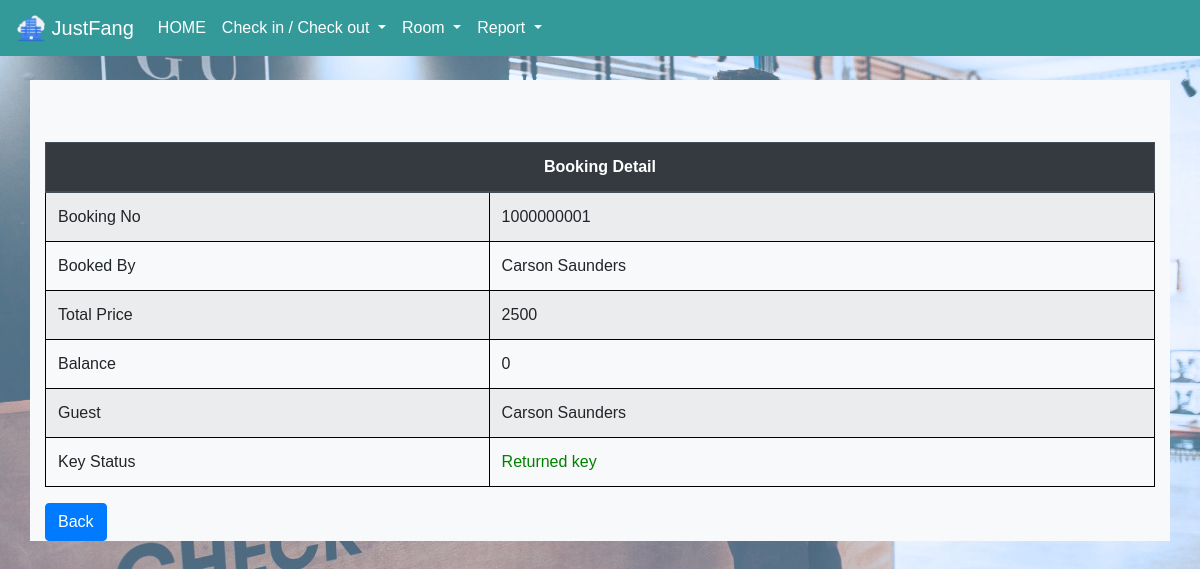
The app's page /formcheckin2.php?bookingno=1000000001 with its own data.
### tables this page shows
CREATE TABLE `memberinfo` (
  `UserID` varchar(11) NOT NULL,
  `FirstName` varchar(60) NOT NULL,
  `LastName` varchar(60) NOT NULL,
  `Username` varchar(30) NOT NULL,
  `Password` varchar(60) NOT NULL,
  `Email` varchar(90) NOT NULL,
  `PhoneNumber` varchar(15) NOT NULL,
  `SignUpDateTime` timestamp NOT NULL DEFAULT CURRENT_TIMESTAMP ON UPDATE CURRENT_TIMESTAMP,
  `Nationality` varchar(30) NOT NULL,
  `CitizenID` varchar(20) NOT NULL,
  `DOB` timestamp NOT NULL DEFAULT '0000-00-00 00:00:00',
  `Point` int(11) NOT NULL
);

CREATE TABLE `bookinginfo` (
  `BookingNo` int(10) NOT NULL,
  `CheckInDate` timestamp NOT NULL DEFAULT '0000-00-00 00:00:00',
  `CheckOutDate` timestamp NOT NULL DEFAULT '0000-00-00 00:00:00',
  `MemberOrNot` varchar(3) NOT NULL,
  `GuestID` int(11) DEFAULT NULL,
  `UserID` varchar(11) DEFAULT NULL,
  `UsingPoint` int(11) DEFAULT NULL,
  `DiscountCode` varchar(10) DEFAULT NULL,
  `TotalPrice` int(11) NOT NULL,
  `TotalDiscount` float NOT NULL,
  `Balance` float NOT NULL,
  `GetPoint` int(11) DEFAULT NULL,
  `GuestName` varchar(120) DEFAULT NULL,
  `KeyStatus` tinyint(2) NOT NULL
);

### formcheckin2.php (the view, shortened to what this page needs)
<!DOCTYPE html>
<html>
<head>
    <link rel="stylesheet" href="https://stackpath.bootstrapcdn.com/bootstrap/4.3.1/css/bootstrap.min.css">
    <link rel="stylesheet" href="bgstaffreport.css">
    <?php include('connect.php');
    ?>
    <link rel="stylesheet" href="bgcheckin.css">
</head>
<body class="bgcheckin">
        <nav class="navbar navbar-expand-lg navbar-light" style="background-color: #339999;" id="mynav">
            <a class="navbar-brand" style="color: white">
                <img src="pic/logo.png" width="30" height="30" class="d-inline-block align-top" alt="">
                JustFang
            </a>
            <div class="collapse navbar-collapse" id="navbarSupportedContent" >
                <ul class="navbar-nav mr-auto">
                    <li class="nav-item">
                        <a class="nav-link" href="staff.php" style="color: white">HOME</a>
                    </li>
                    <li class="nav-item dropdown">
                             <a class="nav-link dropdown-toggle" href="#"style="color: white" id="navbarDropdown" role="button" data-toggle="dropdown" aria-haspopup="true" aria-expanded="false">
                                  Check in / Check out
                             </a>
                        </li>
                        <li class="nav-item dropdown">
                             <a class="nav-link dropdown-toggle" href="#"style="color: white" id="navbarDropdown" role="button" data-toggle="dropdown" aria-haspopup="true" aria-expanded="false">
                                  Room
                             </a>
                        </li>
                    <li class="nav-item dropdown">
                        <a class="nav-link dropdown-toggle" href="#"style="color: white" id="navbarDropdown" role="button" data-toggle="dropdown" aria-haspopup="true" aria-expanded="false">
                            Report
                        </a>
                    </li>
                </ul>
            </div>
        </nav>
        <br>
        <div class="container bg-light">
            <br>
        <?php
        $bookingno = mysqli_real_escape_string($con, $_GET["bookingno"]);
        $memberornot = mysqli_fetch_array(mysqli_query($con, "SELECT MemberOrNot FROM bookinginfo WHERE bookingno = '$bookingno'"));
        if ($memberornot["MemberOrNot"] == 'Yes')
            $sql = "SELECT FirstName, LastName FROM memberinfo WHERE UserID = (SELECT UserID FROM bookinginfo WHERE bookingno = '$bookingno')";
        else if ($memberornot["MemberOrNot"] == 'No')
            $sql = "SELECT FirstName, LastName FROM guestinfo WHERE GuestID = (SELECT GuestID FROM bookinginfo WHERE bookingno = '$bookingno')";
        $name1row = mysqli_fetch_array(mysqli_query($con, $sql));
        $bookedby = $name1row["FirstName"] . " " . $name1row["LastName"];
        $price = mysqli_fetch_array(mysqli_query($con, "SELECT Balance FROM bookinginfo WHERE bookingno = '$bookingno'"));
        $paid = mysqli_fetch_array(mysqli_query($con, "SELECT SUM(Paid)AS paid FROM paymentinfo WHERE BookingNo = '$bookingno' GROUP BY ('$bookingno')"));
        $balance = $price["Balance"] - $paid["paid"];
        $guestname = mysqli_fetch_array(mysqli_query($con, "SELECT GuestName FROM bookinginfo WHERE bookingno = '$bookingno'"));
        $key = mysqli_fetch_array(mysqli_query($con, "SELECT KeyStatus FROM bookinginfo WHERE bookingno = '$bookingno'"));
        $roomid = array();
        $roomtype = array();
        $canbecancel = array();
        $addbed = array();
        $foodservice = array();
        $sql = "SELECT r.RoomID,rf.RoomType,rf.CanBeCancel,r.AdditionBed,r.Foodservice
        FROM bookinginfo b, bookingroom r, roominfo rf
        WHERE b.BookingNo=r.BookingNo AND r.RoomID=rf.RoomID AND b.BookingNo='$bookingno'";
        $result = mysqli_query($con, $sql);
        while ($row = mysqli_fetch_array($result)) {
            array_push($roomid, $row["RoomID"]);
            array_push($roomtype, $row["RoomType"]);
            array_push($canbecancel, $row["CanBeCancel"]);
            array_push($addbed, $row["AdditionBed"]);
            array_push($foodservice, $row["Foodservice"]);
        }
        ?>
        <form action="formcheckin3.php" method="get">
            <table class="table table-striped" id="table">
                <thead class="thead-dark">
                    <tr>
                        <th colspan="2">Booking Detail</th>
                    </tr>
                </thead>
                <tbody>
                    <tr>
                        <td width="40%">
                            Booking No
                        </td>
                        <td>
                            <?php echo $bookingno; ?>
                        </td>
                    </tr>
                    <tr>
                        <td>
                            Booked By
                        </td>
                        <td>
                            <?php echo $bookedby; ?>
                        </td>
                    </tr>
                    <tr>
                        <td>
                            Total Price
                        </td>
                        <td>
                            <?php echo $price["Balance"]; ?>
                        </td>
                    </tr>
                    <tr>
                        <td>
                            Balance
                        </td>
                        <td>
                            <?php echo $balance; ?>
                        </td>
                    </tr>
                    <tr>
                        <td>
                            Guest
                        </td>
                        <td>
                            <?php
                            if ($guestname["GuestName"] != "")
                                echo $guestname["GuestName"];
                            else {
                                echo '<input type="text" id="guestnameinput" class="form-control"
                                placeholder="Enter Guest Name" name="guestnameinput" required >';
                            }
                            ?>
                        </td>
                    </tr>
                    <tr>
                        <td>
                            Key Status
                        </td>
                        <td>
                            <?php
                            if ($key['KeyStatus'] == 0) {
                                echo '<font color="red">Not get key</font>';
                                echo '<div class="col"><div class="form-group"><select name="keystatus" class="custom-select">';
                                echo '<option selected value="0">Choose new status</option>';
                                echo '<option value=" 1 "><font color="blue">Got key</font></option>';
                                echo '<option value=" 2 "><font color="green">Returned key</font></option>';
                                echo '</select> </div> </div>';
                            } else if ($key['KeyStatus'] == 1) {
                                echo '<font color="blue">Got key</font>';
                            } else if ($key['KeyStatus'] == 2)  echo '<font color="green">Returned key</font>';
                            ?>
                        </td>
                    </tr>
                </tbody>
            </table>
            <?php
            $lenght = count($roomid);
            if ($key['KeyStatus'] == 0&&1){
            for ($i = 0; $i < $lenght; $i++) {
                $j = $i + 1;
                echo '<br>    <table class="table table-striped">
                <thead class="thead-light">
                    <tr>
                        <th colspan="2">' . $j . ' ) ' . $roomtype[$i] . '</th>
                    </tr>
                </thead>
                <tbody>
                    <tr>
                        <td width="40%">
                            RoomID
                        </td>
                        <td width="60%">';
                echo $roomid[$i];
                echo '</td>
                </tr>
                <tr>
                    <td >
                        Can be Cancel
                    </td>
                    <td>';
                echo $canbecancel[$i];
                echo '</td>
                    </tr>
                    <tr>
                        <td>
                            Addon
                        </td>
                        <td>';
                if($addbed[$i]==1) echo'Extra Bed (+฿700)<br>';
                if($foodservice[$i]==1) echo'Breakfast (+฿100/person)';
                echo '</td>
                    </tr>
                    </tbody>
                    </table>';
            }
            echo '<button type="submit" class="btn btn-info">confirm</button>';
            }
                else echo'<a class="btn btn-primary" href="formcheckin1.php" role="button">Back</a>';
            ?>
        </form>
</body>
</html>

### bgcheckin.css (style rules this page uses)
.bgcheckin { height: 95vh; min-height: 500px; background-image: url('pic/hotel12.jpeg'); background-size: cover; background-position: center; background-repeat: no-repeat; font-family: 'Prompt', sans-serif; }

### formcheckin2.php (style rules this page uses)
table, th, td { border: 1px solid black; border-collapse: collapse; }
th { text-align: center; }

### records on screen
memberinfo: bookedby "Carson Saunders"
bookinginfo: Balance "2500", GuestName "Carson Saunders"

### other values on screen
$bookingno "1000000001"
$balance "0"
